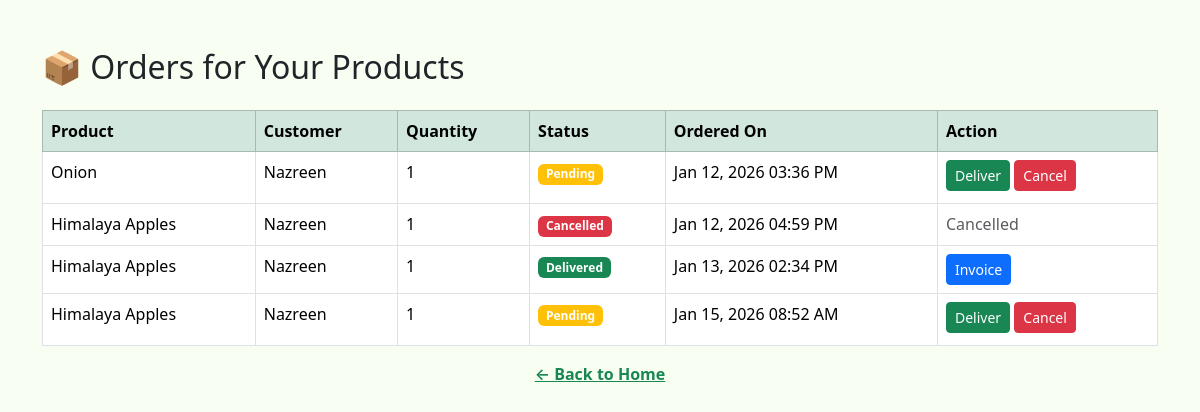
/orders/farmer-orders/ (signed in), run on the app's committed database.
### orders/models.py (models this page shows, shortened)
class Order(models.Model):
    customer = models.ForeignKey(
        User,
        on_delete=models.CASCADE,
        related_name='customer_orders'
    )
    product = models.ForeignKey(
        Product,
        on_delete=models.CASCADE,
        related_name='product_orders'
    )
    quantity = models.PositiveIntegerField(default=1)
    ordered_at = models.DateTimeField(auto_now_add=True)
    status = models.CharField(
        max_length=20,
        choices=[
            ('pending', 'Pending'),
            ('confirmed', 'Confirmed'),
            ('delivered', 'Delivered'),
            ('cancelled', 'Cancelled'),
        ],
        default='pending'
    )
    invoice = models.FileField(
        upload_to='invoices/',
        null=True,
        blank=True
    )
    notification_sent = models.BooleanField(default=False)

### store/models.py (models this page shows, shortened)
class Product(models.Model):
    CATEGORY_CHOICES = [
        ('fruit', 'Fruit'),
        ('vegetable', 'Vegetable'),
    ]
    farmer = models.ForeignKey(User, on_delete=models.CASCADE)
    name = models.CharField(max_length=100)
    price = models.DecimalField(max_digits=8, decimal_places=2)
    stock = models.IntegerField()
    image = models.ImageField(upload_to='products/')
    description = models.TextField()
    category = models.CharField(
        max_length=20,
        choices=CATEGORY_CHOICES
    )

### orders/views.py (the view)
# urls.py: path('farmer-orders/', views.farmer_orders, name='farmer_orders'),
@login_required
def farmer_orders(request):
    if request.user.profile.role != 'farmer':
        return redirect('home')
    orders = Order.objects.filter(
        product__farmer=request.user
    ).select_related('product', 'customer')
    return render(request, 'orders/farmer_orders.html', {'orders': orders})

### orders/templates/orders/farmer_orders.html (shortened to what this page needs)
<!DOCTYPE html>
<html>
<head>
    <link href="https://cdn.jsdelivr.net/npm/bootstrap@5.3.2/dist/css/bootstrap.min.css" rel="stylesheet">
</head>
<body style="background:#f8fff2;">
<div class="container mt-5">
    <h2>📦 Orders for Your Products</h2>
    {% if orders %}
    <table class="table table-bordered mt-4">
        <thead class="table-success">
            <tr>
                <th>Product</th>
                <th>Customer</th>
                <th>Quantity</th>
                <th>Status</th>
                <th>Ordered On</th>
                <th>Action</th>
            </tr>
        </thead>
        <tbody>
            {% for order in orders %}
            <tr>
                <td>{{ order.product.name }}</td>
                <td>{{ order.customer.username }}</td>
                <td>{{ order.quantity }}</td>
                <td>
                    <span class="badge
                        {% if order.status == 'pending' %} bg-warning
                        {% elif order.status == 'confirmed' %} bg-info
                        {% elif order.status == 'delivered' %} bg-success
                        {% else %} bg-danger {% endif %}">
                        {{ order.status|title }}
                    </span>
                </td>
                <td>{{ order.ordered_at|date:"M d, Y h:i A" }}</td>
                <td>
                    {% if order.status != 'delivered' and order.status != 'cancelled' %}
                        <a href="{% url 'deliver_order' order.id %}"
                           class="btn btn-sm btn-success mb-1">
                            Deliver
                        </a>
                        <a href="{% url 'cancel_order' order.id %}"
                           class="btn btn-sm btn-danger mb-1">
                            Cancel
                        </a>
                    {% elif order.status == 'delivered' %}
                        <a href="{% url 'generate_invoice' order.id %}"
                           class="btn btn-sm btn-primary">
                            Invoice
                        </a>
                    {% else %}
                        <span class="text-muted">Cancelled</span>
                    {% endif %}
                </td>
            </tr>
            {% endfor %}
        </tbody>
    </table>
    {% else %}
        <p class="text-muted mt-4">No orders yet.</p>
    {% endif %}
<div class="text-center mb-3">
    <a href="{% url 'home' %}" class="text-success fw-semibold">
        ← Back to Home
    </a>
</div>
</div>
</body>
</html>

### data on the page
Order: product.name "Onion", customer.username "Nazreen", quantity "1", status "Pending", ordered_at "Jan 12, 2026 03:36 PM", shows "Deliver"
Order: product.name "Himalaya Apples", customer.username "Nazreen", quantity "1", status "Cancelled", ordered_at "Jan 12, 2026 04:59 PM"
Order: product.name "Himalaya Apples", customer.username "Nazreen", quantity "1", status "Delivered", ordered_at "Jan 13, 2026 02:34 PM", shows "Invoice"
Order: product.name "Himalaya Apples", customer.username "Nazreen", quantity "1", status "Pending", ordered_at "Jan 15, 2026 08:52 AM", shows "Deliver"
